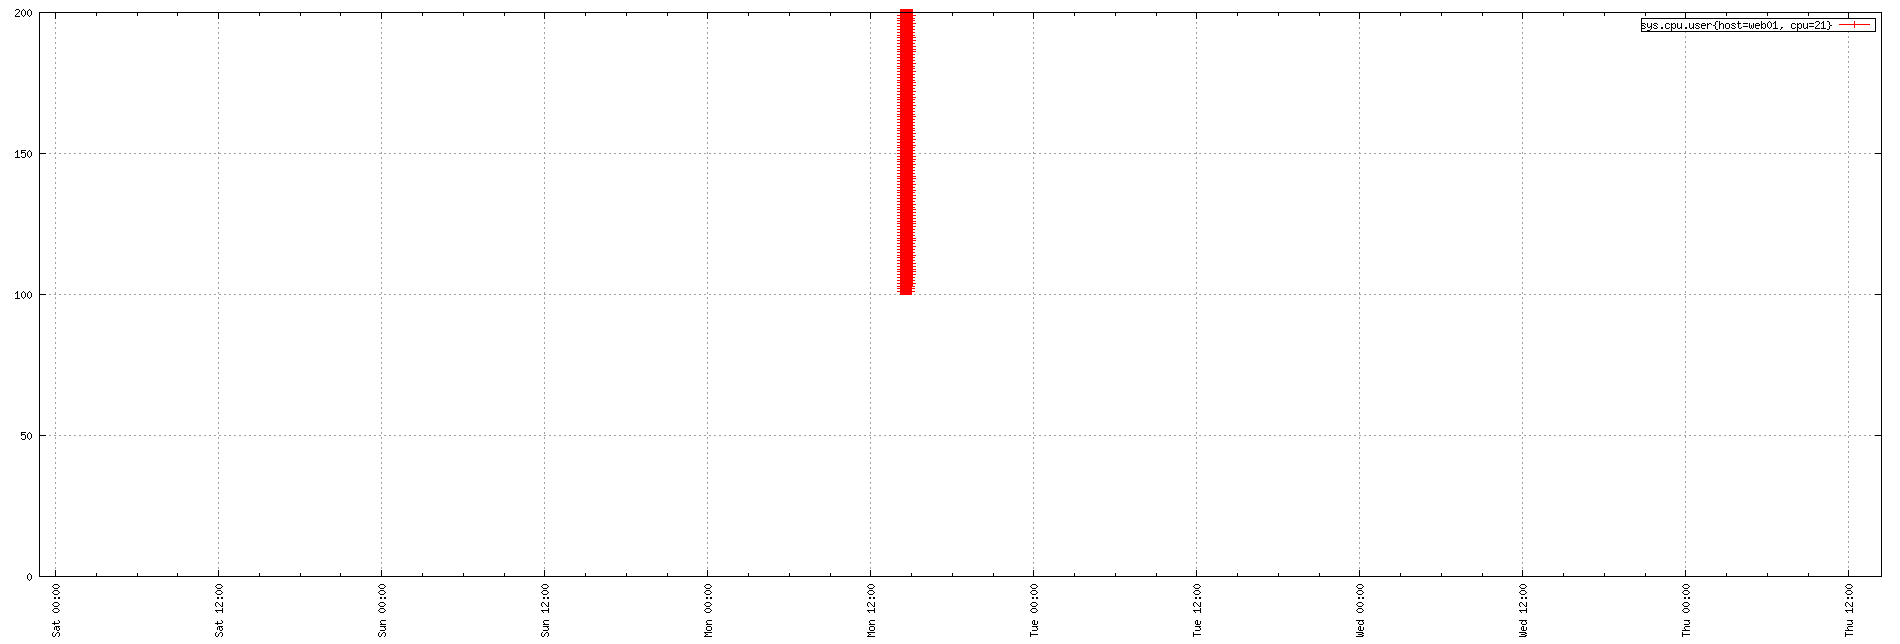

Source code (gnuplot):
set term png small size 1900,644
set xdata time
set timefmt "%s"
if (GPVAL_VERSION < 4.6) set xtics rotate; else set xtics rotate right
set output "${TMPDIR-'tmp'}/tsd/9b086eb2.png"
set xrange ["1673650109":"1674138231"]
set format x "%a %H:%M"
set grid
set style data linespoint
set key right box
set yrange [0:]
plot  "${TMPDIR-'tmp'}/tsd/9b086eb2_0.dat" using 1:2 title "sys.cpu.user{host=web01, cpu=21}"
